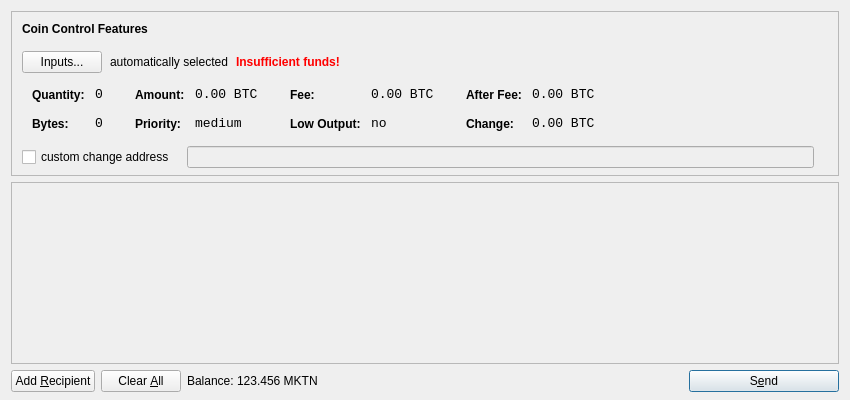
<?xml version="1.0" encoding="UTF-8"?>
<ui version="4.0">
 <class>SendCoinsDialog</class>
 <widget class="QDialog" name="SendCoinsDialog">
  <property name="geometry">
   <rect>
    <x>0</x>
    <y>0</y>
    <width>850</width>
    <height>400</height>
   </rect>
  </property>
  <property name="windowTitle">
   <string>Send Coins</string>
  </property>
  <layout class="QVBoxLayout" name="verticalLayout" stretch="0,1,0">
   <property name="bottomMargin">
    <number>8</number>
   </property>
   <item>
    <widget class="QFrame" name="frameCoinControl">
     <property name="sizePolicy">
      <sizepolicy hsizetype="Expanding" vsizetype="Expanding">
       <horstretch>0</horstretch>
       <verstretch>0</verstretch>
      </sizepolicy>
     </property>
     <property name="maximumSize">
      <size>
       <width>16777215</width>
       <height>16777215</height>
      </size>
     </property>
     <property name="frameShape">
      <enum>QFrame::StyledPanel</enum>
     </property>
     <property name="frameShadow">
      <enum>QFrame::Sunken</enum>
     </property>
     <layout class="QVBoxLayout" name="verticalLayoutCoinControl2">
      <property name="spacing">
       <number>-1</number>
      </property>
      <property name="leftMargin">
       <number>0</number>
      </property>
      <property name="topMargin">
       <number>0</number>
      </property>
      <property name="rightMargin">
       <number>0</number>
      </property>
      <property name="bottomMargin">
       <number>6</number>
      </property>
      <item>
       <layout class="QVBoxLayout" name="verticalLayoutCoinControl" stretch="0,0,0,0,1">
        <property name="spacing">
         <number>0</number>
        </property>
        <property name="leftMargin">
         <number>10</number>
        </property>
        <property name="topMargin">
         <number>10</number>
        </property>
        <item>
         <layout class="QHBoxLayout" name="horizontalLayoutCoinControl1">
          <property name="bottomMargin">
           <number>15</number>
          </property>
          <item>
           <widget class="QLabel" name="labelCoinControlFeatures">
            <property name="sizePolicy">
             <sizepolicy hsizetype="Preferred" vsizetype="Maximum">
              <horstretch>0</horstretch>
              <verstretch>0</verstretch>
             </sizepolicy>
            </property>
            <property name="font">
             <font>
              <weight>75</weight>
              <bold>true</bold>
             </font>
            </property>
            <property name="styleSheet">
             <string notr="true">font-weight:bold;</string>
            </property>
            <property name="text">
             <string>Coin Control Features</string>
            </property>
           </widget>
          </item>
         </layout>
        </item>
        <item>
         <layout class="QHBoxLayout" name="horizontalLayoutCoinControl2" stretch="0,0,0,0">
          <property name="spacing">
           <number>8</number>
          </property>
          <property name="bottomMargin">
           <number>10</number>
          </property>
          <item>
           <widget class="QPushButton" name="pushButtonCoinControl">
            <property name="styleSheet">
             <string notr="true"/>
            </property>
            <property name="text">
             <string>Inputs...</string>
            </property>
           </widget>
          </item>
          <item>
           <widget class="QLabel" name="labelCoinControlAutomaticallySelected">
            <property name="text">
             <string>automatically selected</string>
            </property>
            <property name="margin">
             <number>5</number>
            </property>
           </widget>
          </item>
          <item>
           <widget class="QLabel" name="labelCoinControlInsuffFunds">
            <property name="font">
             <font>
              <weight>75</weight>
              <bold>true</bold>
             </font>
            </property>
            <property name="styleSheet">
             <string notr="true">color:red;font-weight:bold;</string>
            </property>
            <property name="text">
             <string>Insufficient funds!</string>
            </property>
            <property name="margin">
             <number>5</number>
            </property>
           </widget>
          </item>
          <item>
           <spacer name="horizontalSpacerCoinControl">
            <property name="orientation">
             <enum>Qt::Horizontal</enum>
            </property>
            <property name="sizeHint" stdset="0">
             <size>
              <width>40</width>
              <height>1</height>
             </size>
            </property>
           </spacer>
          </item>
         </layout>
        </item>
        <item>
         <widget class="QWidget" name="widgetCoinControl" native="true">
          <property name="sizePolicy">
           <sizepolicy hsizetype="Preferred" vsizetype="Preferred">
            <horstretch>0</horstretch>
            <verstretch>0</verstretch>
           </sizepolicy>
          </property>
          <property name="minimumSize">
           <size>
            <width>0</width>
            <height>0</height>
           </size>
          </property>
          <property name="styleSheet">
           <string notr="true"/>
          </property>
          <layout class="QHBoxLayout" name="horizontalLayoutCoinControl5">
           <property name="margin">
            <number>0</number>
           </property>
           <item>
            <layout class="QHBoxLayout" name="horizontalLayoutCoinControl3" stretch="0,0,0,1">
             <property name="spacing">
              <number>20</number>
             </property>
             <property name="topMargin">
              <number>0</number>
             </property>
             <property name="bottomMargin">
              <number>10</number>
             </property>
             <item>
              <layout class="QFormLayout" name="formLayoutCoinControl1">
               <property name="horizontalSpacing">
                <number>10</number>
               </property>
               <property name="verticalSpacing">
                <number>14</number>
               </property>
               <property name="leftMargin">
                <number>10</number>
               </property>
               <property name="topMargin">
                <number>4</number>
               </property>
               <property name="rightMargin">
                <number>6</number>
               </property>
               <item row="0" column="0">
                <widget class="QLabel" name="labelCoinControlQuantityText">
                 <property name="styleSheet">
                  <string notr="true">font-weight:bold;</string>
                 </property>
                 <property name="text">
                  <string>Quantity:</string>
                 </property>
                 <property name="margin">
                  <number>0</number>
                 </property>
                </widget>
               </item>
               <item row="0" column="1">
                <widget class="QLabel" name="labelCoinControlQuantity">
                 <property name="font">
                  <font>
                   <family>Monospace</family>
                   <pointsize>10</pointsize>
                  </font>
                 </property>
                 <property name="cursor">
                  <cursorShape>IBeamCursor</cursorShape>
                 </property>
                 <property name="contextMenuPolicy">
                  <enum>Qt::ActionsContextMenu</enum>
                 </property>
                 <property name="text">
                  <string notr="true">0</string>
                 </property>
                 <property name="margin">
                  <number>0</number>
                 </property>
                 <property name="textInteractionFlags">
                  <set>Qt::LinksAccessibleByMouse|Qt::TextSelectableByKeyboard|Qt::TextSelectableByMouse</set>
                 </property>
                </widget>
               </item>
               <item row="1" column="0">
                <widget class="QLabel" name="labelCoinControlBytesText">
                 <property name="styleSheet">
                  <string notr="true">font-weight:bold;</string>
                 </property>
                 <property name="text">
                  <string>Bytes:</string>
                 </property>
                </widget>
               </item>
               <item row="1" column="1">
                <widget class="QLabel" name="labelCoinControlBytes">
                 <property name="font">
                  <font>
                   <family>Monospace</family>
                   <pointsize>10</pointsize>
                  </font>
                 </property>
                 <property name="cursor">
                  <cursorShape>IBeamCursor</cursorShape>
                 </property>
                 <property name="contextMenuPolicy">
                  <enum>Qt::ActionsContextMenu</enum>
                 </property>
                 <property name="text">
                  <string notr="true">0</string>
                 </property>
                 <property name="textInteractionFlags">
                  <set>Qt::LinksAccessibleByMouse|Qt::TextSelectableByKeyboard|Qt::TextSelectableByMouse</set>
                 </property>
                </widget>
               </item>
              </layout>
             </item>
             <item>
              <layout class="QFormLayout" name="formLayoutCoinControl2">
               <property name="horizontalSpacing">
                <number>10</number>
               </property>
               <property name="verticalSpacing">
                <number>14</number>
               </property>
               <property name="leftMargin">
                <number>6</number>
               </property>
               <property name="topMargin">
                <number>4</number>
               </property>
               <property name="rightMargin">
                <number>6</number>
               </property>
               <item row="0" column="0">
                <widget class="QLabel" name="labelCoinControlAmountText">
                 <property name="styleSheet">
                  <string notr="true">font-weight:bold;</string>
                 </property>
                 <property name="text">
                  <string>Amount:</string>
                 </property>
                 <property name="margin">
                  <number>0</number>
                 </property>
                </widget>
               </item>
               <item row="0" column="1">
                <widget class="QLabel" name="labelCoinControlAmount">
                 <property name="font">
                  <font>
                   <family>Monospace</family>
                   <pointsize>10</pointsize>
                  </font>
                 </property>
                 <property name="cursor">
                  <cursorShape>IBeamCursor</cursorShape>
                 </property>
                 <property name="contextMenuPolicy">
                  <enum>Qt::ActionsContextMenu</enum>
                 </property>
                 <property name="text">
                  <string notr="true">0.00 BTC</string>
                 </property>
                 <property name="textInteractionFlags">
                  <set>Qt::LinksAccessibleByMouse|Qt::TextSelectableByKeyboard|Qt::TextSelectableByMouse</set>
                 </property>
                </widget>
               </item>
               <item row="1" column="0">
                <widget class="QLabel" name="labelCoinControlPriorityText">
                 <property name="styleSheet">
                  <string notr="true">font-weight:bold;</string>
                 </property>
                 <property name="text">
                  <string>Priority:</string>
                 </property>
                </widget>
               </item>
               <item row="1" column="1">
                <widget class="QLabel" name="labelCoinControlPriority">
                 <property name="font">
                  <font>
                   <family>Monospace</family>
                   <pointsize>10</pointsize>
                  </font>
                 </property>
                 <property name="cursor">
                  <cursorShape>IBeamCursor</cursorShape>
                 </property>
                 <property name="contextMenuPolicy">
                  <enum>Qt::ActionsContextMenu</enum>
                 </property>
                 <property name="text">
                  <string>medium</string>
                 </property>
                 <property name="textInteractionFlags">
                  <set>Qt::LinksAccessibleByMouse|Qt::TextSelectableByKeyboard|Qt::TextSelectableByMouse</set>
                 </property>
                </widget>
               </item>
              </layout>
             </item>
             <item>
              <layout class="QFormLayout" name="formLayoutCoinControl3">
               <property name="horizontalSpacing">
                <number>10</number>
               </property>
               <property name="verticalSpacing">
                <number>14</number>
               </property>
               <property name="leftMargin">
                <number>6</number>
               </property>
               <property name="topMargin">
                <number>4</number>
               </property>
               <property name="rightMargin">
                <number>6</number>
               </property>
               <item row="0" column="0">
                <widget class="QLabel" name="labelCoinControlFeeText">
                 <property name="styleSheet">
                  <string notr="true">font-weight:bold;</string>
                 </property>
                 <property name="text">
                  <string>Fee:</string>
                 </property>
                 <property name="margin">
                  <number>0</number>
                 </property>
                </widget>
               </item>
               <item row="0" column="1">
                <widget class="QLabel" name="labelCoinControlFee">
                 <property name="font">
                  <font>
                   <family>Monospace</family>
                   <pointsize>10</pointsize>
                  </font>
                 </property>
                 <property name="cursor">
                  <cursorShape>IBeamCursor</cursorShape>
                 </property>
                 <property name="contextMenuPolicy">
                  <enum>Qt::ActionsContextMenu</enum>
                 </property>
                 <property name="text">
                  <string notr="true">0.00 BTC</string>
                 </property>
                 <property name="textInteractionFlags">
                  <set>Qt::LinksAccessibleByMouse|Qt::TextSelectableByKeyboard|Qt::TextSelectableByMouse</set>
                 </property>
                </widget>
               </item>
               <item row="1" column="0">
                <widget class="QLabel" name="labelCoinControlLowOutputText">
                 <property name="styleSheet">
                  <string notr="true">font-weight:bold;</string>
                 </property>
                 <property name="text">
                  <string>Low Output:</string>
                 </property>
                </widget>
               </item>
               <item row="1" column="1">
                <widget class="QLabel" name="labelCoinControlLowOutput">
                 <property name="font">
                  <font>
                   <family>Monospace</family>
                   <pointsize>10</pointsize>
                  </font>
                 </property>
                 <property name="cursor">
                  <cursorShape>IBeamCursor</cursorShape>
                 </property>
                 <property name="contextMenuPolicy">
                  <enum>Qt::ActionsContextMenu</enum>
                 </property>
                 <property name="text">
                  <string>no</string>
                 </property>
                 <property name="textInteractionFlags">
                  <set>Qt::LinksAccessibleByMouse|Qt::TextSelectableByKeyboard|Qt::TextSelectableByMouse</set>
                 </property>
                </widget>
               </item>
              </layout>
             </item>
             <item>
              <layout class="QFormLayout" name="formLayoutCoinControl4">
               <property name="horizontalSpacing">
                <number>10</number>
               </property>
               <property name="verticalSpacing">
                <number>14</number>
               </property>
               <property name="leftMargin">
                <number>6</number>
               </property>
               <property name="topMargin">
                <number>4</number>
               </property>
               <property name="rightMargin">
                <number>6</number>
               </property>
               <item row="0" column="0">
                <widget class="QLabel" name="labelCoinControlAfterFeeText">
                 <property name="styleSheet">
                  <string notr="true">font-weight:bold;</string>
                 </property>
                 <property name="text">
                  <string>After Fee:</string>
                 </property>
                 <property name="margin">
                  <number>0</number>
                 </property>
                </widget>
               </item>
               <item row="0" column="1">
                <widget class="QLabel" name="labelCoinControlAfterFee">
                 <property name="font">
                  <font>
                   <family>Monospace</family>
                   <pointsize>10</pointsize>
                  </font>
                 </property>
                 <property name="cursor">
                  <cursorShape>IBeamCursor</cursorShape>
                 </property>
                 <property name="contextMenuPolicy">
                  <enum>Qt::ActionsContextMenu</enum>
                 </property>
                 <property name="text">
                  <string notr="true">0.00 BTC</string>
                 </property>
                 <property name="textInteractionFlags">
                  <set>Qt::LinksAccessibleByMouse|Qt::TextSelectableByKeyboard|Qt::TextSelectableByMouse</set>
                 </property>
                </widget>
               </item>
               <item row="1" column="0">
                <widget class="QLabel" name="labelCoinControlChangeText">
                 <property name="styleSheet">
                  <string notr="true">font-weight:bold;</string>
                 </property>
                 <property name="text">
                  <string>Change:</string>
                 </property>
                </widget>
               </item>
               <item row="1" column="1">
                <widget class="QLabel" name="labelCoinControlChange">
                 <property name="font">
                  <font>
                   <family>Monospace</family>
                   <pointsize>10</pointsize>
                  </font>
                 </property>
                 <property name="cursor">
                  <cursorShape>IBeamCursor</cursorShape>
                 </property>
                 <property name="contextMenuPolicy">
                  <enum>Qt::ActionsContextMenu</enum>
                 </property>
                 <property name="text">
                  <string notr="true">0.00 BTC</string>
                 </property>
                 <property name="textInteractionFlags">
                  <set>Qt::LinksAccessibleByMouse|Qt::TextSelectableByKeyboard|Qt::TextSelectableByMouse</set>
                 </property>
                </widget>
               </item>
              </layout>
             </item>
            </layout>
           </item>
          </layout>
         </widget>
        </item>
        <item>
         <layout class="QHBoxLayout" name="horizontalLayoutCoinControl4" stretch="0,0,0">
          <property name="spacing">
           <number>12</number>
          </property>
          <property name="sizeConstraint">
           <enum>QLayout::SetDefaultConstraint</enum>
          </property>
          <property name="topMargin">
           <number>5</number>
          </property>
          <property name="rightMargin">
           <number>5</number>
          </property>
          <item>
           <widget class="QCheckBox" name="checkBoxCoinControlChange">
            <property name="text">
             <string>custom change address</string>
            </property>
           </widget>
          </item>
          <item>
           <widget class="QLineEdit" name="lineEditCoinControlChange">
            <property name="enabled">
             <bool>false</bool>
            </property>
            <property name="sizePolicy">
             <sizepolicy hsizetype="Expanding" vsizetype="Fixed">
              <horstretch>0</horstretch>
              <verstretch>0</verstretch>
             </sizepolicy>
            </property>
           </widget>
          </item>
          <item>
           <widget class="QLabel" name="labelCoinControlChangeLabel">
            <property name="sizePolicy">
             <sizepolicy hsizetype="Preferred" vsizetype="Expanding">
              <horstretch>0</horstretch>
              <verstretch>0</verstretch>
             </sizepolicy>
            </property>
            <property name="minimumSize">
             <size>
              <width>0</width>
              <height>0</height>
             </size>
            </property>
            <property name="text">
             <string/>
            </property>
            <property name="margin">
             <number>3</number>
            </property>
           </widget>
          </item>
         </layout>
        </item>
        <item>
         <spacer name="verticalSpacerCoinControl">
          <property name="orientation">
           <enum>Qt::Vertical</enum>
          </property>
          <property name="sizeHint" stdset="0">
           <size>
            <width>800</width>
            <height>1</height>
           </size>
          </property>
         </spacer>
        </item>
       </layout>
      </item>
     </layout>
    </widget>
   </item>
   <item>
    <widget class="QScrollArea" name="scrollArea">
     <property name="widgetResizable">
      <bool>true</bool>
     </property>
     <widget class="QWidget" name="scrollAreaWidgetContents">
      <property name="geometry">
       <rect>
        <x>0</x>
        <y>0</y>
        <width>830</width>
        <height>165</height>
       </rect>
      </property>
      <layout class="QVBoxLayout" name="verticalLayout_2">
       <property name="margin">
        <number>0</number>
       </property>
       <item>
        <layout class="QVBoxLayout" name="entries">
         <property name="spacing">
          <number>6</number>
         </property>
        </layout>
       </item>
       <item>
        <spacer name="verticalSpacer">
         <property name="orientation">
          <enum>Qt::Vertical</enum>
         </property>
         <property name="sizeHint" stdset="0">
          <size>
           <width>20</width>
           <height>40</height>
          </size>
         </property>
        </spacer>
       </item>
      </layout>
     </widget>
    </widget>
   </item>
   <item>
    <layout class="QHBoxLayout" name="horizontalLayout">
     <item>
      <widget class="QPushButton" name="addButton">
       <property name="toolTip">
        <string>Send to multiple recipients at once</string>
       </property>
       <property name="text">
        <string>Add &amp;Recipient</string>
       </property>
       <property name="icon">
        <iconset resource="../bitcoin.qrc">
         <normaloff>:/icons/add</normaloff>:/icons/add</iconset>
       </property>
       <property name="autoDefault">
        <bool>false</bool>
       </property>
      </widget>
     </item>
     <item>
      <widget class="QPushButton" name="clearButton">
       <property name="sizePolicy">
        <sizepolicy hsizetype="Minimum" vsizetype="Fixed">
         <horstretch>0</horstretch>
         <verstretch>0</verstretch>
        </sizepolicy>
       </property>
       <property name="toolTip">
        <string>Remove all transaction fields</string>
       </property>
       <property name="text">
        <string>Clear &amp;All</string>
       </property>
       <property name="icon">
        <iconset resource="../bitcoin.qrc">
         <normaloff>:/icons/remove</normaloff>:/icons/remove</iconset>
       </property>
       <property name="autoRepeatDelay">
        <number>300</number>
       </property>
       <property name="autoDefault">
        <bool>false</bool>
       </property>
      </widget>
     </item>
     <item>
      <layout class="QHBoxLayout" name="horizontalLayout_2">
       <property name="spacing">
        <number>3</number>
       </property>
       <item>
        <widget class="QLabel" name="label">
         <property name="text">
          <string>Balance:</string>
         </property>
        </widget>
       </item>
       <item>
        <widget class="QLabel" name="labelBalance">
         <property name="cursor">
          <cursorShape>IBeamCursor</cursorShape>
         </property>
         <property name="text">
          <string>123.456 MKTN</string>
         </property>
         <property name="textInteractionFlags">
          <set>Qt::LinksAccessibleByMouse|Qt::TextSelectableByKeyboard|Qt::TextSelectableByMouse</set>
         </property>
        </widget>
       </item>
      </layout>
     </item>
     <item>
      <spacer name="horizontalSpacer">
       <property name="orientation">
        <enum>Qt::Horizontal</enum>
       </property>
       <property name="sizeHint" stdset="0">
        <size>
         <width>40</width>
         <height>20</height>
        </size>
       </property>
      </spacer>
     </item>
     <item>
      <widget class="QPushButton" name="sendButton">
       <property name="minimumSize">
        <size>
         <width>150</width>
         <height>0</height>
        </size>
       </property>
       <property name="toolTip">
        <string>Confirm the send action</string>
       </property>
       <property name="text">
        <string>S&amp;end</string>
       </property>
       <property name="icon">
        <iconset resource="../bitcoin.qrc">
         <normaloff>:/icons/send</normaloff>:/icons/send</iconset>
       </property>
       <property name="default">
        <bool>true</bool>
       </property>
      </widget>
     </item>
    </layout>
   </item>
  </layout>
 </widget>
 <resources>
  <include location="../bitcoin.qrc"/>
 </resources>
 <connections/>
</ui>
